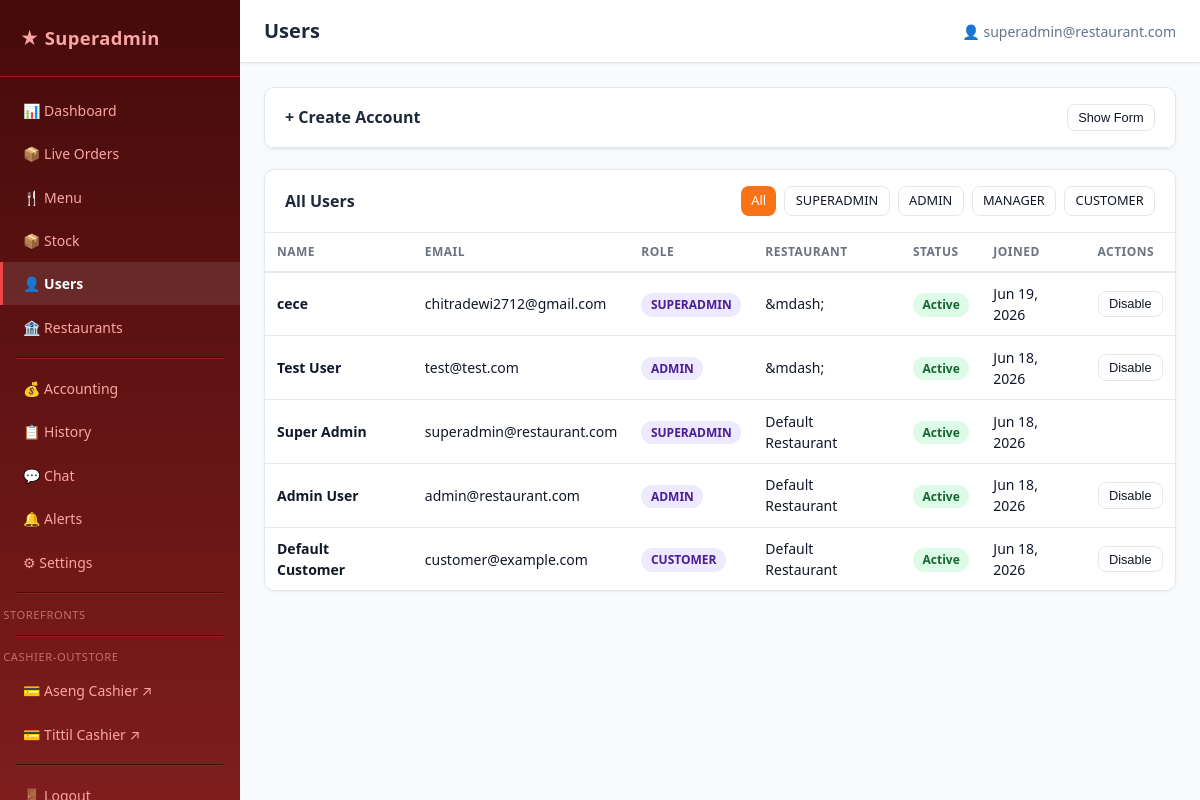
/superadmin/users.php (signed in), run on the app's committed database.
### tables this page shows
CREATE TABLE User (
    id           TEXT PRIMARY KEY,
    email        TEXT NOT NULL UNIQUE,
    password     TEXT NOT NULL,
    name         TEXT,
    phone        TEXT,
    role         TEXT NOT NULL DEFAULT 'CUSTOMER',
    restaurantId TEXT,
    isActive     INTEGER NOT NULL DEFAULT 1,
    createdAt    TEXT NOT NULL DEFAULT (datetime('now')),
    updatedAt    TEXT NOT NULL DEFAULT (datetime('now')),
    FOREIGN KEY (restaurantId) REFERENCES Restaurant(id) ON DELETE SET NULL
);

CREATE TABLE Restaurant (
    id          TEXT PRIMARY KEY,
    name        TEXT NOT NULL,
    slug        TEXT NOT NULL UNIQUE,
    description TEXT,
    isActive    INTEGER NOT NULL DEFAULT 1,
    createdAt   TEXT NOT NULL DEFAULT (datetime('now')),
    updatedAt   TEXT NOT NULL DEFAULT (datetime('now'))
);

### db.php (called while the page is built, shortened)
<?php
function get_db(): PDO {
    static $pdo = null;
    if ($pdo === null) {
        $pdo = new PDO('sqlite:' . DB_PATH, null, null, [
            PDO::ATTR_ERRMODE            => PDO::ERRMODE_EXCEPTION,
            PDO::ATTR_DEFAULT_FETCH_MODE => PDO::FETCH_ASSOC,
        ]);
        $pdo->exec('PRAGMA foreign_keys = ON');
        $pdo->exec('PRAGMA journal_mode = WAL');
    }
    return $pdo;
}
function db_query(string $sql, array $params = []): array {
    $stmt = get_db()->prepare($sql);
    $stmt->execute($params);
    return $stmt->fetchAll();
}

### auth.php (called while the page is built, shortened)
<?php
require_once __DIR__ . '/db.php';
function get_auth_user(): ?array {
    if (!empty($_SESSION['user'])) {
        return $_SESSION['user'];
    }
    return null;
}

### superadmin/users.php (the view, shortened to what this page needs)
<?php
require_once dirname(__DIR__) . '/db.php';
include dirname(__DIR__) . '/includes/superadmin_header.php';
$role_filter = $_GET['role'] ?? '';
$where  = [];
$params = [];
$w = $where ? 'WHERE ' . implode(' AND ', $where) : '';
$users = db_query(
    "SELECT u.id, u.email, u.name, u.role, u.isActive, u.createdAt, r.name AS restaurantName
     FROM User u LEFT JOIN Restaurant r ON r.id = u.restaurantId $w ORDER BY u.createdAt DESC",
    $params
);
?>
<div class="sa-card" style="margin-bottom:1.25rem">
    <div class="sa-card-header">
        <h2>&#43; Create Account</h2>
        <button class="btn btn-sm btn-outline" id="toggle-form-btn">Show Form</button>
    </div>
</div>
<div class="sa-card">
    <div class="sa-card-header">
        <h2>All Users</h2>
        <div style="display:flex;gap:.5rem;flex-wrap:wrap">
            <?php foreach (['', 'SUPERADMIN','ADMIN','MANAGER','CUSTOMER'] as $role): ?>
            <a href="users.php<?= $role ? '?role=' . $role : '' ?>"
               class="btn btn-sm <?= $role_filter === $role ? 'btn-primary' : 'btn-outline' ?>">
               <?= $role ?: 'All' ?>
            </a>
            <?php endforeach; ?>
        </div>
    </div>
    <table class="table">
        <thead><tr><th>Name</th><th>Email</th><th>Role</th><th>Restaurant</th><th>Status</th><th>Joined</th><th>Actions</th></tr></thead>
        <tbody>
        <?php foreach ($users as $u): ?>
        <tr id="user-row-<?= htmlspecialchars($u['id']) ?>">
            <td><strong><?= htmlspecialchars($u['name']) ?></strong></td>
            <td><?= htmlspecialchars($u['email']) ?></td>
            <td><span class="status-badge" style="background:#ede9fe;color:#4c1d95"><?= htmlspecialchars($u['role']) ?></span></td>
            <td><?= htmlspecialchars($u['restaurantName'] ?? '&mdash;') ?></td>
            <td><span class="<?= $u['isActive'] ? 'restaurant-active' : 'restaurant-inactive' ?>"><?= $u['isActive'] ? 'Active' : 'Inactive' ?></span></td>
            <td><?= date('M d, Y', strtotime($u['createdAt'])) ?></td>
            <td>
                <?php if ($u['role'] !== 'SUPERADMIN' || $current_user['id'] !== $u['id']): ?>
                <button class="btn btn-sm btn-outline toggle-user-btn"
                        data-id="<?= htmlspecialchars($u['id']) ?>"
                        data-active="<?= $u['isActive'] ?>">
                    <?= $u['isActive'] ? 'Disable' : 'Enable' ?>
                </button>
                <?php endif; ?>
            </td>
        </tr>
        <?php endforeach; ?>
        </tbody>
    </table>
</div>
<?php include dirname(__DIR__) . '/includes/superadmin_footer.php'; ?>

### assets/css/style.css (style rules this page uses)
:root { --primary: #f97316; --primary-dark: #ea580c; --primary-fg: #fff; --bg: #f9fafb; --card-bg: #ffffff; --border: #e5e7eb; --text: #111827; --text-muted: #6b7280; --success: #16a34a; --warn: #d97706; --danger: #dc2626; --radius: 8px; --shadow: 0 1px 3px rgba(0,0,0,.08), 0 1px 2px rgba(0,0,0,.06); --transition: .15s ease; }
*, *::before, *::after { box-sizing: border-box; margin: 0; padding: 0; }
body { font-family: system-ui, -apple-system, sans-serif; background: var(--bg); color: var(--text); line-height: 1.5; }
a { color: var(--primary); text-decoration: none; }
.btn { display: inline-flex; align-items: center; gap: .35rem; padding: .5rem 1rem; border-radius: var(--radius); border: none; font-size: .875rem; font-weight: 500; cursor: pointer; transition: background var(--transition), opacity var(--transition); text-decoration: none; white-space: nowrap; }
.btn-primary { background: var(--primary); color: var(--primary-fg); }
.btn-outline { background: transparent; border: 1px solid var(--border); color: var(--text); }
.btn-sm { padding: .3rem .65rem; font-size: .8rem; }
.status-badge { padding: .2rem .6rem; border-radius: 9999px; font-size: .75rem; font-weight: 600; }
.table { width: 100%; border-collapse: collapse; font-size: .875rem; }
.table th { text-align: left; padding: .6rem .75rem; font-weight: 600; border-bottom: 2px solid var(--border); color: var(--text-muted); text-transform: uppercase; letter-spacing: .04em; font-size: .75rem; }
.table td { padding: .65rem .75rem; border-bottom: 1px solid var(--border); }
.table tr:last-child td { border-bottom: none; }

### assets/css/superadmin.css (style rules this page uses)
.sa-body { background: #1c1917; }
.sa-card { background: #fff; border: 1px solid #e2e8f0; border-radius: 10px; box-shadow: 0 1px 3px rgba(0,0,0,.05); margin-bottom: 1.25rem; overflow: hidden; }
.sa-card-header { display: flex; align-items: center; justify-content: space-between; padding: 1rem 1.25rem; border-bottom: 1px solid #e2e8f0; }
.sa-card-header h2 { font-size: 1rem; font-weight: 700; color: #1e293b; margin: 0; }
.restaurant-active { background: #dcfce7; color: #166534; padding: .2rem .6rem; border-radius: 9999px; font-size: .75rem; font-weight: 600; }

### data on the page
user: name "cece", email "chitradewi2712@gmail.com", role "SUPERADMIN", restaurantName "&mdash;", isActive "Active", createdAt "Jun 19, 2026"
user: name "Test User", email "test@test.com", role "ADMIN", restaurantName "&mdash;", isActive "Active", createdAt "Jun 18, 2026"
user: name "Super Admin", email "superadmin@restaurant.com", role "SUPERADMIN", restaurantId.name "Default Restaurant", isActive "Active", createdAt "Jun 18, 2026"
user: name "Admin User", email "admin@restaurant.com", role "ADMIN", restaurantId.name "Default Restaurant", isActive "Active", createdAt "Jun 18, 2026"
user: name "Default Customer", email "customer@example.com", role "CUSTOMER", restaurantId.name "Default Restaurant", isActive "Active", createdAt "Jun 18, 2026"

### other printed values
$page_title "Users"
$current_user['email'] "superadmin@restaurant.com"
$role ?: 'All' "All"
$role ?: 'All' "SUPERADMIN"
$role ?: 'All' "ADMIN"
$role ?: 'All' "MANAGER"
$role ?: 'All' "CUSTOMER"
